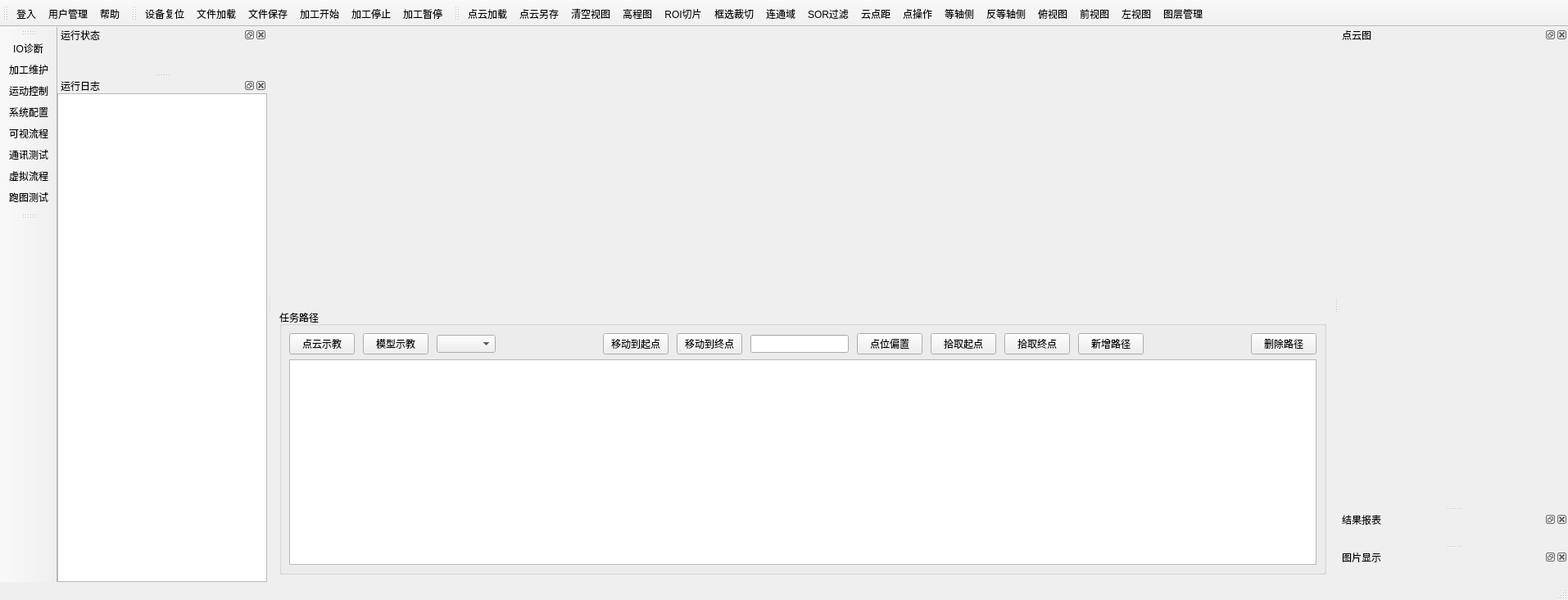
<?xml version="1.0" encoding="UTF-8"?>
<ui version="4.0">
 <class>MainWindow</class>
 <widget class="QMainWindow" name="MainWindow">
  <property name="geometry">
   <rect>
    <x>0</x>
    <y>0</y>
    <width>1914</width>
    <height>733</height>
   </rect>
  </property>
  <property name="sizePolicy">
   <sizepolicy hsizetype="Fixed" vsizetype="Fixed">
    <horstretch>0</horstretch>
    <verstretch>0</verstretch>
   </sizepolicy>
  </property>
  <property name="windowTitle">
   <string>Real3DMeasure</string>
  </property>
  <property name="dockNestingEnabled">
   <bool>true</bool>
  </property>
  <widget class="QWidget" name="centralwidget">
   <layout class="QHBoxLayout" name="horizontalLayout">
    <item>
     <layout class="QVBoxLayout" name="verticalLayout_2" stretch="2,4,6">
      <item>
       <widget class="QWidget" name="motionCtrOpter" native="true"/>
      </item>
      <item>
       <widget class="QWidget" name="imgSensorOpter" native="true"/>
      </item>
      <item>
       <widget class="QGroupBox" name="MovPathArea">
        <property name="title">
         <string>任务路径</string>
        </property>
        <layout class="QGridLayout" name="gridLayout_6">
         <item row="1" column="0">
          <layout class="QHBoxLayout" name="horizontalLayout_4">
           <property name="spacing">
            <number>10</number>
           </property>
           <item>
            <widget class="QPushButton" name="pushButton">
             <property name="text">
              <string>点云示教</string>
             </property>
            </widget>
           </item>
           <item>
            <widget class="QPushButton" name="modelTech">
             <property name="text">
              <string>模型示教</string>
             </property>
            </widget>
           </item>
           <item>
            <widget class="QComboBox" name="tskSensorSelected"/>
           </item>
           <item>
            <spacer name="horizontalSpacer_3">
             <property name="orientation">
              <enum>Qt::Horizontal</enum>
             </property>
             <property name="sizeHint" stdset="0">
              <size>
               <width>40</width>
               <height>20</height>
              </size>
             </property>
            </spacer>
           </item>
           <item>
            <widget class="QPushButton" name="moveToMp">
             <property name="text">
              <string>移动到起点</string>
             </property>
            </widget>
           </item>
           <item>
            <widget class="QPushButton" name="moveToMpEnd">
             <property name="text">
              <string>移动到终点</string>
             </property>
            </widget>
           </item>
           <item>
            <widget class="QLineEdit" name="pointCoord"/>
           </item>
           <item>
            <widget class="QPushButton" name="pointOffset">
             <property name="text">
              <string>点位偏置</string>
             </property>
            </widget>
           </item>
           <item>
            <widget class="QPushButton" name="pickMp">
             <property name="text">
              <string>拾取起点</string>
             </property>
            </widget>
           </item>
           <item>
            <widget class="QPushButton" name="pickEndMp">
             <property name="text">
              <string>拾取终点</string>
             </property>
            </widget>
           </item>
           <item>
            <widget class="QPushButton" name="AddRowMp">
             <property name="text">
              <string>新增路径</string>
             </property>
            </widget>
           </item>
           <item>
            <spacer name="horizontalSpacer_2">
             <property name="orientation">
              <enum>Qt::Horizontal</enum>
             </property>
             <property name="sizeHint" stdset="0">
              <size>
               <width>40</width>
               <height>20</height>
              </size>
             </property>
            </spacer>
           </item>
           <item>
            <widget class="QPushButton" name="DelRowMp">
             <property name="text">
              <string>删除路径</string>
             </property>
            </widget>
           </item>
          </layout>
         </item>
         <item row="2" column="0">
          <widget class="QTableWidget" name="MpsDT"/>
         </item>
        </layout>
       </widget>
      </item>
     </layout>
    </item>
   </layout>
  </widget>
  <widget class="QMenuBar" name="menubar">
   <property name="geometry">
    <rect>
     <x>0</x>
     <y>0</y>
     <width>1914</width>
     <height>21</height>
    </rect>
   </property>
  </widget>
  <widget class="QStatusBar" name="statusbar"/>
  <widget class="QToolBar" name="toolBar_2">
   <property name="sizePolicy">
    <sizepolicy hsizetype="Fixed" vsizetype="Fixed">
     <horstretch>0</horstretch>
     <verstretch>0</verstretch>
    </sizepolicy>
   </property>
   <property name="windowTitle">
    <string>toolBar_2</string>
   </property>
   <property name="toolButtonStyle">
    <enum>Qt::ToolButtonTextUnderIcon</enum>
   </property>
   <attribute name="toolBarArea">
    <enum>TopToolBarArea</enum>
   </attribute>
   <attribute name="toolBarBreak">
    <bool>false</bool>
   </attribute>
   <addaction name="actionUserLogin"/>
   <addaction name="actionUserManger"/>
   <addaction name="actionHelp"/>
  </widget>
  <widget class="QToolBar" name="toolBar_3">
   <property name="windowTitle">
    <string>toolBar_3</string>
   </property>
   <property name="toolButtonStyle">
    <enum>Qt::ToolButtonIconOnly</enum>
   </property>
   <attribute name="toolBarArea">
    <enum>LeftToolBarArea</enum>
   </attribute>
   <attribute name="toolBarBreak">
    <bool>false</bool>
   </attribute>
   <addaction name="AxDioOpter"/>
   <addaction name="actionCalb"/>
   <addaction name="action"/>
   <addaction name="actionAssociationCfg"/>
   <addaction name="actionVisualFlow"/>
   <addaction name="actionLocComm"/>
   <addaction name="VisualRunaction"/>
   <addaction name="actionRunPicTester"/>
  </widget>
  <widget class="QDockWidget" name="dockWidget_Runstatus">
   <property name="floating">
    <bool>false</bool>
   </property>
   <property name="windowTitle">
    <string>运行状态</string>
   </property>
   <attribute name="dockWidgetArea">
    <number>1</number>
   </attribute>
   <widget class="QWidget" name="sysStatusPanel">
    <layout class="QHBoxLayout" name="horizontalLayout_2">
     <property name="leftMargin">
      <number>0</number>
     </property>
     <property name="topMargin">
      <number>0</number>
     </property>
     <property name="rightMargin">
      <number>0</number>
     </property>
     <property name="bottomMargin">
      <number>0</number>
     </property>
    </layout>
   </widget>
  </widget>
  <widget class="QDockWidget" name="dockWidget_Log">
   <property name="toolTip">
    <string/>
   </property>
   <property name="whatsThis">
    <string/>
   </property>
   <property name="floating">
    <bool>false</bool>
   </property>
   <property name="windowTitle">
    <string>运行日志</string>
   </property>
   <attribute name="dockWidgetArea">
    <number>1</number>
   </attribute>
   <widget class="QWidget" name="dockWidgetContents_3">
    <layout class="QGridLayout" name="gridLayout">
     <property name="leftMargin">
      <number>0</number>
     </property>
     <property name="topMargin">
      <number>0</number>
     </property>
     <property name="rightMargin">
      <number>0</number>
     </property>
     <property name="bottomMargin">
      <number>0</number>
     </property>
     <item row="0" column="0">
      <widget class="QListWidget" name="RecordList"/>
     </item>
    </layout>
   </widget>
  </widget>
  <widget class="QDockWidget" name="dockWidget_CCViewer">
   <property name="minimumSize">
    <size>
     <width>280</width>
     <height>280</height>
    </size>
   </property>
   <property name="floating">
    <bool>false</bool>
   </property>
   <property name="features">
    <set>QDockWidget::DockWidgetClosable|QDockWidget::DockWidgetFloatable|QDockWidget::DockWidgetMovable</set>
   </property>
   <property name="allowedAreas">
    <set>Qt::AllDockWidgetAreas</set>
   </property>
   <property name="windowTitle">
    <string>点云图</string>
   </property>
   <attribute name="dockWidgetArea">
    <number>2</number>
   </attribute>
   <widget class="QWidget" name="ccDataView"/>
  </widget>
  <widget class="QToolBar" name="toolBar_4">
   <property name="windowTitle">
    <string>toolBar_4</string>
   </property>
   <property name="toolButtonStyle">
    <enum>Qt::ToolButtonTextUnderIcon</enum>
   </property>
   <attribute name="toolBarArea">
    <enum>TopToolBarArea</enum>
   </attribute>
   <attribute name="toolBarBreak">
    <bool>false</bool>
   </attribute>
   <addaction name="actionSysReset"/>
   <addaction name="actionLoadWrkfile"/>
   <addaction name="actionSaveWrkfile"/>
   <addaction name="actionWrkStart"/>
   <addaction name="actionWrkStop"/>
   <addaction name="actionWrkPause"/>
  </widget>
  <widget class="QDockWidget" name="dockWidget_Repr">
   <property name="features">
    <set>QDockWidget::DockWidgetClosable|QDockWidget::DockWidgetFloatable|QDockWidget::DockWidgetMovable</set>
   </property>
   <property name="allowedAreas">
    <set>Qt::AllDockWidgetAreas</set>
   </property>
   <property name="windowTitle">
    <string>结果报表</string>
   </property>
   <attribute name="dockWidgetArea">
    <number>2</number>
   </attribute>
   <widget class="QWidget" name="resultReport"/>
  </widget>
  <widget class="QToolBar" name="PointCouldOpter">
   <property name="windowTitle">
    <string>toolBar_5</string>
   </property>
   <property name="toolButtonStyle">
    <enum>Qt::ToolButtonTextUnderIcon</enum>
   </property>
   <attribute name="toolBarArea">
    <enum>TopToolBarArea</enum>
   </attribute>
   <attribute name="toolBarBreak">
    <bool>false</bool>
   </attribute>
   <addaction name="actionCCfile"/>
   <addaction name="actionPCSave"/>
   <addaction name="actionClrView"/>
   <addaction name="actionHeightRamp"/>
   <addaction name="actionRoiSelected"/>
   <addaction name="actionCut"/>
   <addaction name="actionLCC"/>
   <addaction name="actionSORFilter"/>
   <addaction name="actionCpCpDist"/>
   <addaction name="action3DPointGet"/>
   <addaction name="actionFront"/>
   <addaction name="actionBack"/>
   <addaction name="actionXVDpos"/>
   <addaction name="actionXVFpos"/>
   <addaction name="actionXVLpos"/>
   <addaction name="actionEntMange"/>
  </widget>
  <widget class="QToolBar" name="thrdPluger">
   <property name="windowTitle">
    <string>toolBar_6</string>
   </property>
   <attribute name="toolBarArea">
    <enum>LeftToolBarArea</enum>
   </attribute>
   <attribute name="toolBarBreak">
    <bool>false</bool>
   </attribute>
  </widget>
  <widget class="QDockWidget" name="picShowDock">
   <property name="windowTitle">
    <string>图片显示</string>
   </property>
   <attribute name="dockWidgetArea">
    <number>2</number>
   </attribute>
   <widget class="QWidget" name="picArea"/>
  </widget>
  <action name="AxDioOpter">
   <property name="icon">
    <iconset resource="icones.qrc">
     <normaloff>:/CC/images/valve_controller.ico</normaloff>:/CC/images/valve_controller.ico</iconset>
   </property>
   <property name="text">
    <string>IO诊断</string>
   </property>
   <property name="toolTip">
    <string>设备的IO状态查看</string>
   </property>
  </action>
  <action name="action">
   <property name="icon">
    <iconset resource="icones.qrc">
     <normaloff>:/CC/images/motioncard.ico</normaloff>:/CC/images/motioncard.ico</iconset>
   </property>
   <property name="text">
    <string>运动控制</string>
   </property>
   <property name="toolTip">
    <string>运动控制卡或者控制器</string>
   </property>
  </action>
  <action name="actionUserLogin">
   <property name="icon">
    <iconset resource="icones.qrc">
     <normaloff>:/CC/images/login.ico</normaloff>:/CC/images/login.ico</iconset>
   </property>
   <property name="text">
    <string>登入</string>
   </property>
   <property name="toolTip">
    <string>用户登入</string>
   </property>
  </action>
  <action name="actionUserManger">
   <property name="icon">
    <iconset resource="icones.qrc">
     <normaloff>:/CC/images/ccUnstack.png</normaloff>:/CC/images/ccUnstack.png</iconset>
   </property>
   <property name="text">
    <string>用户管理</string>
   </property>
   <property name="toolTip">
    <string>对用户的权限及密码管理</string>
   </property>
  </action>
  <action name="actionHelp">
   <property name="icon">
    <iconset resource="icones.qrc">
     <normaloff>:/CC/images/help.ico</normaloff>:/CC/images/help.ico</iconset>
   </property>
   <property name="text">
    <string>帮助</string>
   </property>
   <property name="toolTip">
    <string>系统帮助相关</string>
   </property>
  </action>
  <action name="actionWrkStart">
   <property name="icon">
    <iconset resource="icones.qrc">
     <normaloff>:/CC/images/start.ico</normaloff>:/CC/images/start.ico</iconset>
   </property>
   <property name="text">
    <string>加工开始</string>
   </property>
   <property name="toolTip">
    <string>设备加工开始</string>
   </property>
  </action>
  <action name="actionWrkStop">
   <property name="icon">
    <iconset resource="icones.qrc">
     <normaloff>:/CC/images/stop.ico</normaloff>:/CC/images/stop.ico</iconset>
   </property>
   <property name="text">
    <string>加工停止</string>
   </property>
   <property name="toolTip">
    <string>设备加工停止</string>
   </property>
  </action>
  <action name="actionWrkPause">
   <property name="icon">
    <iconset resource="icones.qrc">
     <normaloff>:/CC/images/pause.ico</normaloff>:/CC/images/pause.ico</iconset>
   </property>
   <property name="text">
    <string>加工暂停</string>
   </property>
   <property name="toolTip">
    <string>设备加工暂停</string>
   </property>
  </action>
  <action name="actionSysReset">
   <property name="icon">
    <iconset resource="icones.qrc">
     <normaloff>:/CC/images/params.ico</normaloff>:/CC/images/params.ico</iconset>
   </property>
   <property name="text">
    <string>设备复位</string>
   </property>
   <property name="toolTip">
    <string>设备气缸各轴恢复初始零位</string>
   </property>
  </action>
  <action name="actionCalb">
   <property name="icon">
    <iconset resource="icones.qrc">
     <normaloff>:/CC/images/monitor.svg</normaloff>:/CC/images/monitor.svg</iconset>
   </property>
   <property name="text">
    <string>加工维护</string>
   </property>
   <property name="toolTip">
    <string>设备加工参数维护以及操作</string>
   </property>
  </action>
  <action name="actionCCfile">
   <property name="icon">
    <iconset resource="icones.qrc">
     <normaloff>:/CC/images/ccPlus.png</normaloff>:/CC/images/ccPlus.png</iconset>
   </property>
   <property name="text">
    <string>点云加载</string>
   </property>
   <property name="toolTip">
    <string>打开需要查看的点云文件路径</string>
   </property>
  </action>
  <action name="actionFront">
   <property name="icon">
    <iconset resource="icones.qrc">
     <normaloff>:/CC/images/ccViewIso1.png</normaloff>:/CC/images/ccViewIso1.png</iconset>
   </property>
   <property name="text">
    <string>等轴侧</string>
   </property>
   <property name="toolTip">
    <string>3D对象点云模型的侧视图视角</string>
   </property>
  </action>
  <action name="actionBack">
   <property name="icon">
    <iconset resource="icones.qrc">
     <normaloff>:/CC/images/ccViewIso2.png</normaloff>:/CC/images/ccViewIso2.png</iconset>
   </property>
   <property name="text">
    <string>反等轴侧</string>
   </property>
   <property name="toolTip">
    <string>3D对象点云模型的反等轴侧视图视角</string>
   </property>
  </action>
  <action name="actionXVLpos">
   <property name="icon">
    <iconset resource="icones.qrc">
     <normaloff>:/CC/images/ccViewXpos.png</normaloff>:/CC/images/ccViewXpos.png</iconset>
   </property>
   <property name="text">
    <string>左视图</string>
   </property>
   <property name="toolTip">
    <string>点云模型的X轴左视图</string>
   </property>
  </action>
  <action name="actionHeightRamp">
   <property name="icon">
    <iconset resource="icones.qrc">
     <normaloff>:/CC/images/ccGradient.png</normaloff>:/CC/images/ccGradient.png</iconset>
   </property>
   <property name="text">
    <string>高程图</string>
   </property>
   <property name="toolTip">
    <string>对加载视口中的点云进行高程渲染</string>
   </property>
  </action>
  <action name="actionAssociationCfg">
   <property name="icon">
    <iconset resource="icones.qrc">
     <normaloff>:/CC/images/setting.ico</normaloff>:/CC/images/setting.ico</iconset>
   </property>
   <property name="text">
    <string>系统配置</string>
   </property>
   <property name="toolTip">
    <string>对与本系统的一些全局操作</string>
   </property>
  </action>
  <action name="actionLoadWrkfile">
   <property name="icon">
    <iconset resource="icones.qrc">
     <normaloff>:/CC/images/ccOpen.png</normaloff>:/CC/images/ccOpen.png</iconset>
   </property>
   <property name="text">
    <string>文件加载</string>
   </property>
   <property name="toolTip">
    <string>加工使用的加工文件加载</string>
   </property>
  </action>
  <action name="actionSaveWrkfile">
   <property name="icon">
    <iconset resource="icones.qrc">
     <normaloff>:/CC/images/ccSave.png</normaloff>:/CC/images/ccSave.png</iconset>
   </property>
   <property name="text">
    <string>文件保存</string>
   </property>
  </action>
  <action name="actionRoiSelected">
   <property name="icon">
    <iconset resource="icones.qrc">
     <normaloff>:/CC/images/ccClippingBox.png</normaloff>:/CC/images/ccClippingBox.png</iconset>
   </property>
   <property name="text">
    <string>ROI切片</string>
   </property>
   <property name="toolTip">
    <string>对点云边界框选中区域的调整</string>
   </property>
  </action>
  <action name="actionLCC">
   <property name="icon">
    <iconset resource="icones.qrc">
     <normaloff>:/CC/images/ccCCExtract.png</normaloff>:/CC/images/ccCCExtract.png</iconset>
   </property>
   <property name="text">
    <string>连通域</string>
   </property>
   <property name="toolTip">
    <string>对选中的点云实体进行连通域分块操作</string>
   </property>
  </action>
  <action name="actionPCSave">
   <property name="icon">
    <iconset resource="icones.qrc">
     <normaloff>:/CC/images/dbContainerSymbol.png</normaloff>:/CC/images/dbContainerSymbol.png</iconset>
   </property>
   <property name="text">
    <string>点云另存</string>
   </property>
   <property name="toolTip">
    <string>将选中的点云数据保存为文件</string>
   </property>
  </action>
  <action name="actionSORFilter">
   <property name="icon">
    <iconset resource="icones.qrc">
     <normaloff>:/CC/images/ccSORFilter.png</normaloff>:/CC/images/ccSORFilter.png</iconset>
   </property>
   <property name="text">
    <string>SOR过滤</string>
   </property>
   <property name="toolTip">
    <string>统计学轮廓过滤(删除远离轮廓邻近的点)</string>
   </property>
  </action>
  <action name="actionCpCpDist">
   <property name="icon">
    <iconset resource="icones.qrc">
     <normaloff>:/CC/images/ccCloudCloudDistance.png</normaloff>:/CC/images/ccCloudCloudDistance.png</iconset>
   </property>
   <property name="text">
    <string>云点距</string>
   </property>
   <property name="toolTip">
    <string>计算两个点云之间的映射距离偏差</string>
   </property>
  </action>
  <action name="actionClrView">
   <property name="icon">
    <iconset resource="icones.qrc">
     <normaloff>:/CC/images/ccDelete.png</normaloff>:/CC/images/ccDelete.png</iconset>
   </property>
   <property name="text">
    <string>清空视图</string>
   </property>
   <property name="toolTip">
    <string>将当前3D点云视图中的内容清空</string>
   </property>
  </action>
  <action name="action3DPointGet">
   <property name="icon">
    <iconset resource="icones.qrc">
     <normaloff>:/CC/images/ccPointPicking.png</normaloff>:/CC/images/ccPointPicking.png</iconset>
   </property>
   <property name="text">
    <string>点操作</string>
   </property>
   <property name="toolTip">
    <string>3D视图中点云对象实体上的点相关操作</string>
   </property>
  </action>
  <action name="actionXVFpos">
   <property name="icon">
    <iconset resource="icones.qrc">
     <normaloff>:/CC/images/ccViewYpos.png</normaloff>:/CC/images/ccViewYpos.png</iconset>
   </property>
   <property name="text">
    <string>前视图</string>
   </property>
   <property name="toolTip">
    <string>3D视图对象前视图视角</string>
   </property>
  </action>
  <action name="actionXVDpos">
   <property name="icon">
    <iconset resource="icones.qrc">
     <normaloff>:/CC/images/ccViewZpos.png</normaloff>:/CC/images/ccViewZpos.png</iconset>
   </property>
   <property name="text">
    <string>俯视图</string>
   </property>
   <property name="toolTip">
    <string>3D视图对象俯视图视角</string>
   </property>
  </action>
  <action name="actionEntMange">
   <property name="icon">
    <iconset resource="icones.qrc">
     <normaloff>:/CC/images/ccClippingBoxMultExport.png</normaloff>:/CC/images/ccClippingBoxMultExport.png</iconset>
   </property>
   <property name="text">
    <string>图层管理</string>
   </property>
   <property name="toolTip">
    <string>3D视图窗口中的各个实体对象的列表及相关操作</string>
   </property>
  </action>
  <action name="actionRunPicTester">
   <property name="icon">
    <iconset resource="icones.qrc">
     <normaloff>:/CC/images/ccGrid.png</normaloff>:/CC/images/ccGrid.png</iconset>
   </property>
   <property name="text">
    <string>跑图测试</string>
   </property>
   <property name="toolTip">
    <string>对已经采集到的本地图片进行设定的流程运行测试</string>
   </property>
  </action>
  <action name="actionVisualFlow">
   <property name="icon">
    <iconset resource="icones.qrc">
     <normaloff>:/CC/images/ccPivotAuto.png</normaloff>:/CC/images/ccPivotAuto.png</iconset>
   </property>
   <property name="text">
    <string>可视流程</string>
   </property>
   <property name="toolTip">
    <string>进入可视化的流程编辑页面</string>
   </property>
  </action>
  <action name="actionCut">
   <property name="icon">
    <iconset resource="icones.qrc">
     <normaloff>:/CC/images/select3d.ico</normaloff>:/CC/images/select3d.ico</iconset>
   </property>
   <property name="text">
    <string>框选裁切</string>
   </property>
   <property name="toolTip">
    <string>对固定视角视窗内的点云进行2D框选裁切</string>
   </property>
  </action>
  <action name="actionLocComm">
   <property name="icon">
    <iconset resource="icones.qrc">
     <normaloff>:/CC/images/ccPointListPicking.png</normaloff>:/CC/images/ccPointListPicking.png</iconset>
   </property>
   <property name="text">
    <string>通讯测试</string>
   </property>
   <property name="toolTip">
    <string>本系统软件的通讯设定及调测</string>
   </property>
  </action>
  <action name="VisualRunaction">
   <property name="icon">
    <iconset resource="icones.qrc">
     <normaloff>:/CC/images/ccStereo.png</normaloff>:/CC/images/ccStereo.png</iconset>
   </property>
   <property name="text">
    <string>虚拟流程</string>
   </property>
   <property name="toolTip">
    <string>虚拟运行流程测试</string>
   </property>
  </action>
  <zorder>dockWidget_Repr</zorder>
 </widget>
 <resources>
  <include location="icones.qrc"/>
 </resources>
 <connections/>
</ui>
